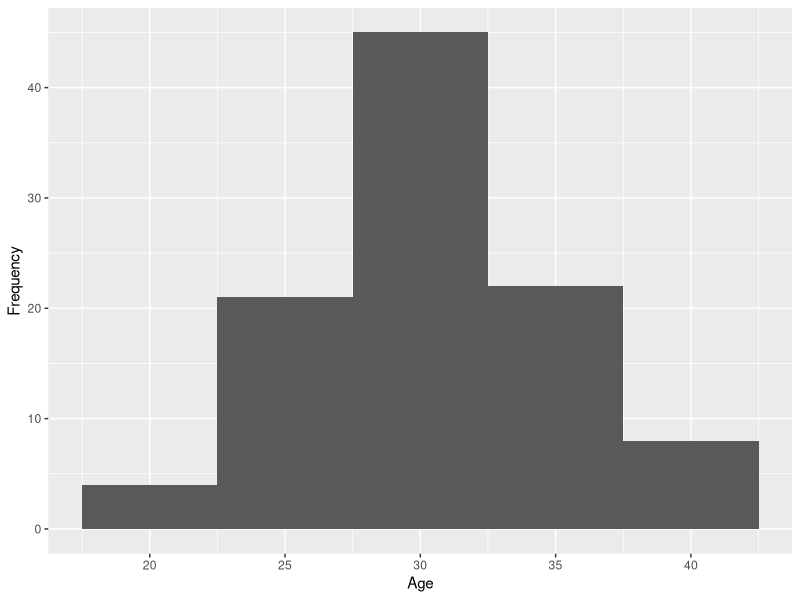
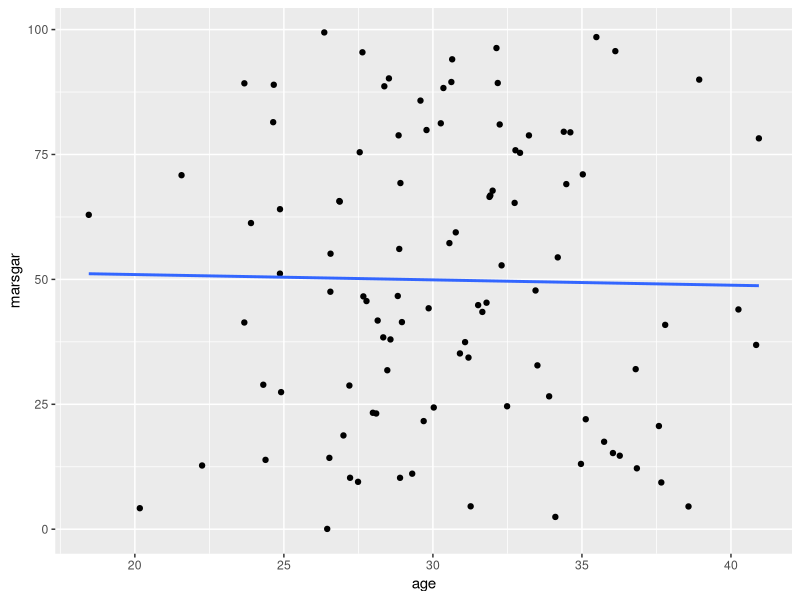
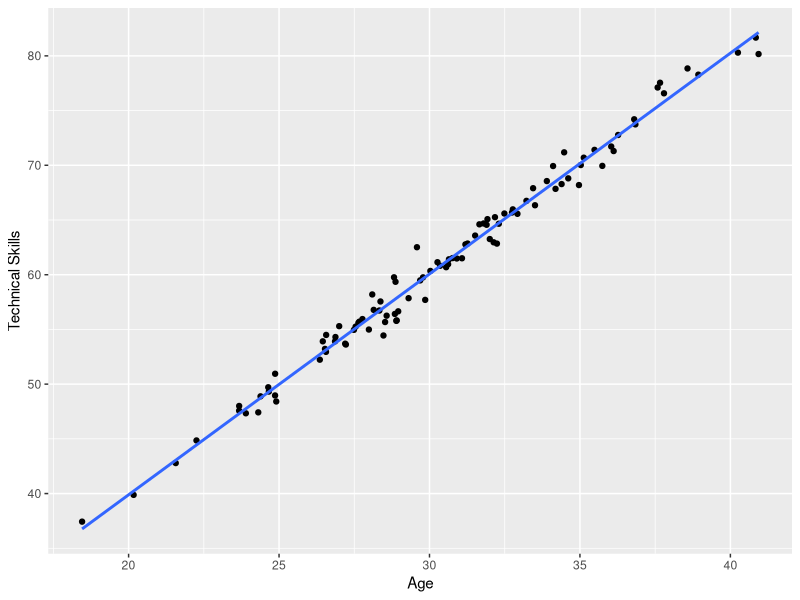
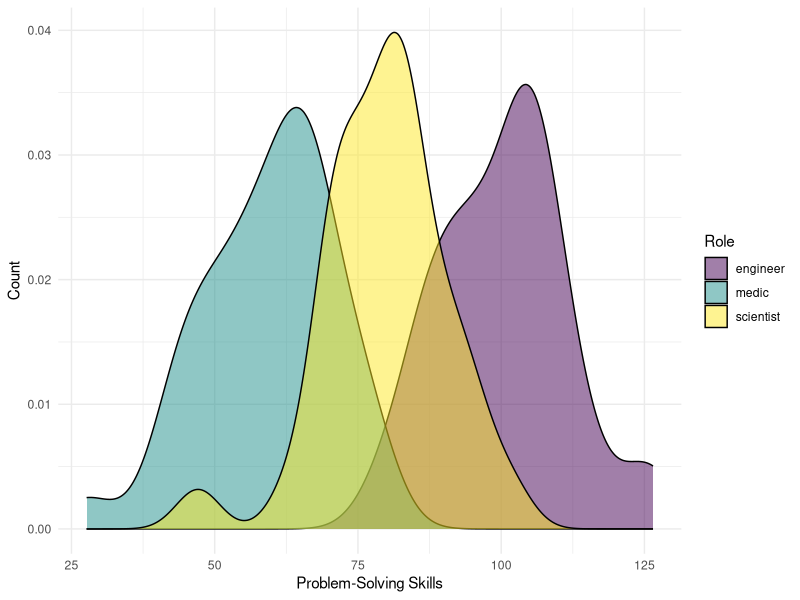
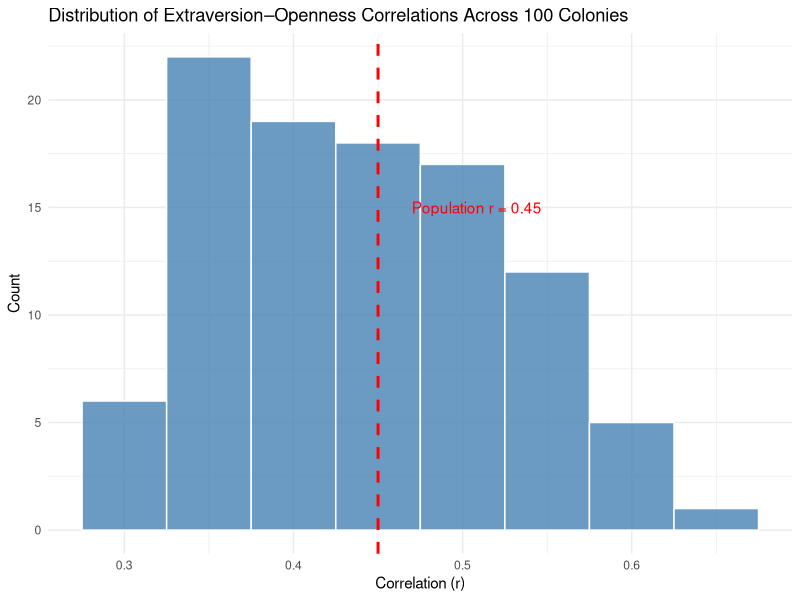
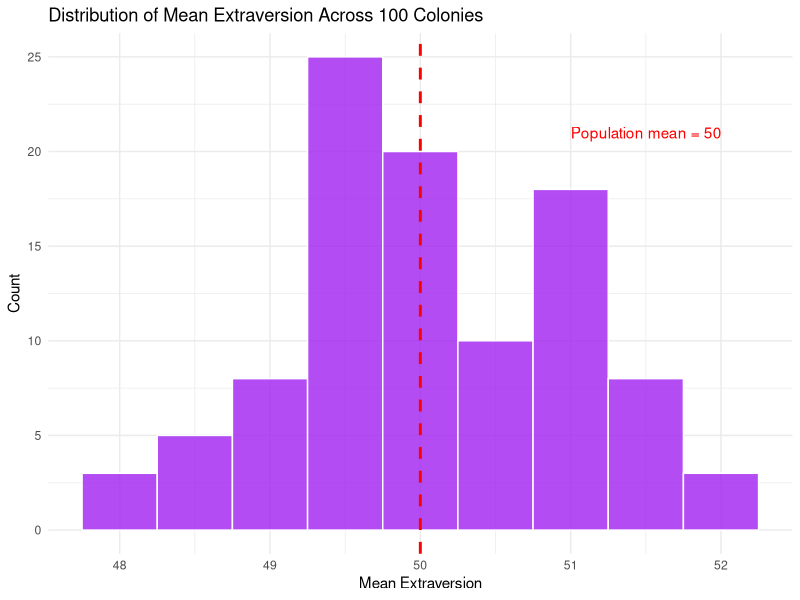

Recreate these plots in R, in order.
## ---- chunk 1
library(tidyverse) 

if (!require("ggplot2")) install.packages("ggplot2")
library(ggplot2)

if (!require("MASS")) install.packages("MASS")
library(MASS)

# Install and load the tidyverse package
if (!require("tidyverse")) install.packages("tidyverse")
library(tidyverse)
## ---- chunk 2
set.seed(123)
age <- rnorm(100, mean = 30, sd = 5)
## ---- chunk 3
df_colonists <- data.frame(
  id = 1:100, # this is our id column
  age = age
) # add the age column here

head(df_colonists)
## ---- chunk 4
df_colonists %>% 
  ggplot(aes(x = age)) + 
  geom_histogram(binwidth = 5) + 
  labs(x = "Age", 
       y = "Frequency")
## ---- chunk 5
set.seed(1)
roleA <- rep(c("engineer", "scientist", "medic"),
  length.out = 100
)
# this works if we want to set a specific number of each role
roleB <- rep(c("engineer", "scientist", "medic"),
  each = 34,
  length.out = 100
)

roleC <- rep(c("engineer", "scientist", "medic"),
  times = c(33, 33, 33),
  length.out = 100
)

# if you want to use sampling weights
roleD <- sample(c("engineer", "scientist", "medic"),
  replace = TRUE,
  size = 100, prob = c(1, 1, 1)
)

# if you want to randomly shuffle

roleE <- sample(roleB, size = 100, replace = FALSE)
## ---- chunk 6
df_colonists$role <- rep(c("engineer", "scientist", "medic"), length.out = 100)

# Table
table(df_colonists$role)
## ---- chunk 7
set.seed(123)

df_colonists$marsgar <- runif(100, min = 0, max = 100)

summary(df_colonists$marsgar)
## ---- chunk 8
df_colonists %>% 
  ggplot(aes(x = age, y = marsgar)) + 
  geom_point() + 
  geom_smooth(method = "lm", se = FALSE)
## ---- chunk 9
# Simulate technical skills based on age

# Set the seed for reproducibility
set.seed(1235)

# Create a variable for technical skills
df_colonists$technical_skills <- 2 * df_colonists$age + rnorm(100, mean = 0, sd = 1)

summary(df_colonists$technical_skills)
## ---- chunk 10
df_colonists %>% 
  ggplot(aes(x = age, y = technical_skills)) + 
  geom_point() + 
  geom_smooth(method = "lm", se = FALSE) +
  labs(x = "Age", 
       y = "Technical Skills")
## ---- chunk 11
# Simulate problem-solving abilities based on their assigned role

df_colonists$problem_solving[df_colonists$role == "engineer"] <- rnorm(sum(df_colonists$role == "engineer"), mean = 100, sd = 10)

df_colonists$problem_solving[df_colonists$role == "scientist"] <- rnorm(sum(df_colonists$role == "scientist"), mean = 80, sd = 10)

df_colonists$problem_solving[df_colonists$role == "medic"] <- rnorm(sum(df_colonists$role == "medic"), mean = 60, sd = 10)
## ---- chunk 12
df_colonists %>%
  ggplot(aes(x = problem_solving, fill = role)) +
  geom_density(alpha = .5) + 
  labs(x = 'Problem-Solving Skills',
       y = 'Count',
       fill = 'Role') +
  scale_fill_viridis_d() +
  theme_minimal()
## ---- chunk 13
# Simulate resilience and agreeableness using mvrnorm

# Define mean and covariance matrix
mean_traits <- c(50, 50)
cov_matrix <- matrix(c(100, 50, 50, 100), ncol = 2)

# Generate correlated data
traits_data <- mvrnorm(n = 100, mu = mean_traits, Sigma = cov_matrix, empirical = FALSE)

head(traits_data)
## ---- chunk 14
df_colonists$resilience <- traits_data[, 1] 
df_colonists$agreeableness <- traits_data[, 2]
## ---- chunk 15
cor(df_colonists$resilience, df_colonists$agreeableness)
## ---- chunk 16
cor_matrix_bigfive <- matrix(
  c(
1.0000, 0.2599, 0.1972, 0.1860, 0.2949,
0.2599, 1.0000, 0.1576, 0.2306, 0.0720,
0.1972, 0.1576, 1.0000, 0.2866, 0.1951,
0.1860, 0.2306, 0.2866, 1.0000, 0.1574,
0.2949, 0.0720, 0.1951, 0.1574, 1.0000
  ),
  nrow = 5, ncol = 5, byrow = TRUE,
  dimnames = list(
c("EX", "ES", "AG", "CO", "OP"),
c("EX", "ES", "AG", "CO", "OP")
  )
)
## ---- chunk 17
big5_cor <- matrix(c(
#    O      C      E      A      N
  1.00,  0.27,  0.45,  0.28, -0.15,  # O
  0.27,  1.00,  0.26,  0.37, -0.40,  # C
  0.45,  0.26,  1.00,  0.25, -0.24,  # E
  0.28,  0.37,  0.25,  1.00, -0.29,  # A
 -0.15, -0.40, -0.24, -0.29,  1.00   # N
), ncol = 5)

colnames(big5_cor) <- rownames(big5_cor) <- 
  c("openness", "conscientiousness", "extraversion", 
    "agreeableness", "neuroticism")
## ---- chunk 18
# Standard deviations for each trait
sds <- c(10, 10, 10, 10, 10)

# Convert correlation to covariance matrix
cov_big5 <- diag(sds) %*% big5_cor %*% diag(sds)
## ---- chunk 19
set.seed(42)

# Means for all five traits
mean_big5 <- c(50, 50, 50, 50, 50)

# Generate correlated Big Five data
big5_data <- mvrnorm(n = 100,
                     mu = mean_big5,
                     Sigma = cov_big5)

# Add to dataframe
df_colonists$openness          <- big5_data[, 1]
df_colonists$conscientiousness <- big5_data[, 2]
df_colonists$extraversion      <- big5_data[, 3]
df_colonists$agreeableness2    <- big5_data[, 4]
df_colonists$neuroticism       <- big5_data[, 5]

# Check how closely simulated correlations match population parameters
round(cor(big5_data), 2)
## ---- chunk 20
set.seed(42)

# Define a function for one colony simulation
simulate_colony <- function() {
  # Generate Big Five data for one colony
  colony_data <- mvrnorm(n = 100,
                         mu = mean_big5,
                         Sigma = cov_big5)
  
  # Extract extraversion (column 3)
  extrav <- colony_data[, 3]
  open <- colony_data[, 1]
  
  # Return statistics of interest
  c(mean_extrav = mean(extrav),
    sd_extrav = sd(extrav),
    cor_extrav_open = cor(extrav, open))
}

# Run 100 times
results <- replicate(100, simulate_colony())

# replicate() returns a matrix — transpose for easier use
results_df <- as.data.frame(t(results))

head(results_df)
## ---- chunk 21
set.seed(42)

# Pre-allocate storage
results_loop <- data.frame(
  mean_extrav = numeric(100),
  sd_extrav = numeric(100),
  cor_extrav_open = numeric(100)
)

for (i in 1:100) {
  colony_data <- mvrnorm(n = 100,
                         mu = mean_big5,
                         Sigma = cov_big5)
  
  results_loop$mean_extrav[i] <- mean(colony_data[, 3])
  results_loop$sd_extrav[i] <- sd(colony_data[, 3])
  results_loop$cor_extrav_open[i] <- cor(colony_data[, 3], 
                                         colony_data[, 1])
}
## ---- chunk 22
library(ggplot2)

# Population parameter for reference
pop_cor <- 0.45

# Plot distribution of correlations
ggplot(results_df, aes(x = cor_extrav_open)) +
  geom_histogram(binwidth = 0.05, 
                 fill = "steelblue", 
                 color = "white",
                 alpha = 0.8) +
  geom_vline(xintercept = pop_cor,
             color = "red",
             linetype = "dashed",
             linewidth = 1) +
  annotate("text", 
           x = pop_cor + 0.02, 
           y = 15,
           label = paste("Population r =", pop_cor),
           color = "red",
           hjust = 0) +
  labs(title = "Distribution of Extraversion–Openness Correlations Across 100 Colonies",
       x = "Correlation (r)",
       y = "Count") +
  theme_minimal()

# Also plot mean extraversion distribution
ggplot(results_df, aes(x = mean_extrav)) +
  geom_histogram(binwidth = 0.5,
                 fill = "purple",
                 color = "white",
                 alpha = 0.8) +
  geom_vline(xintercept = 50,
             color = "red",
             linetype = "dashed",
             linewidth = 1) +
  annotate("text",
           x = 51,
           y = 21,
           label = "Population mean = 50",
           color = "red",
           hjust = 0) +
  labs(title = "Distribution of Mean Extraversion Across 100 Colonies",
       x = "Mean Extraversion",
       y = "Count") +
  theme_minimal()
